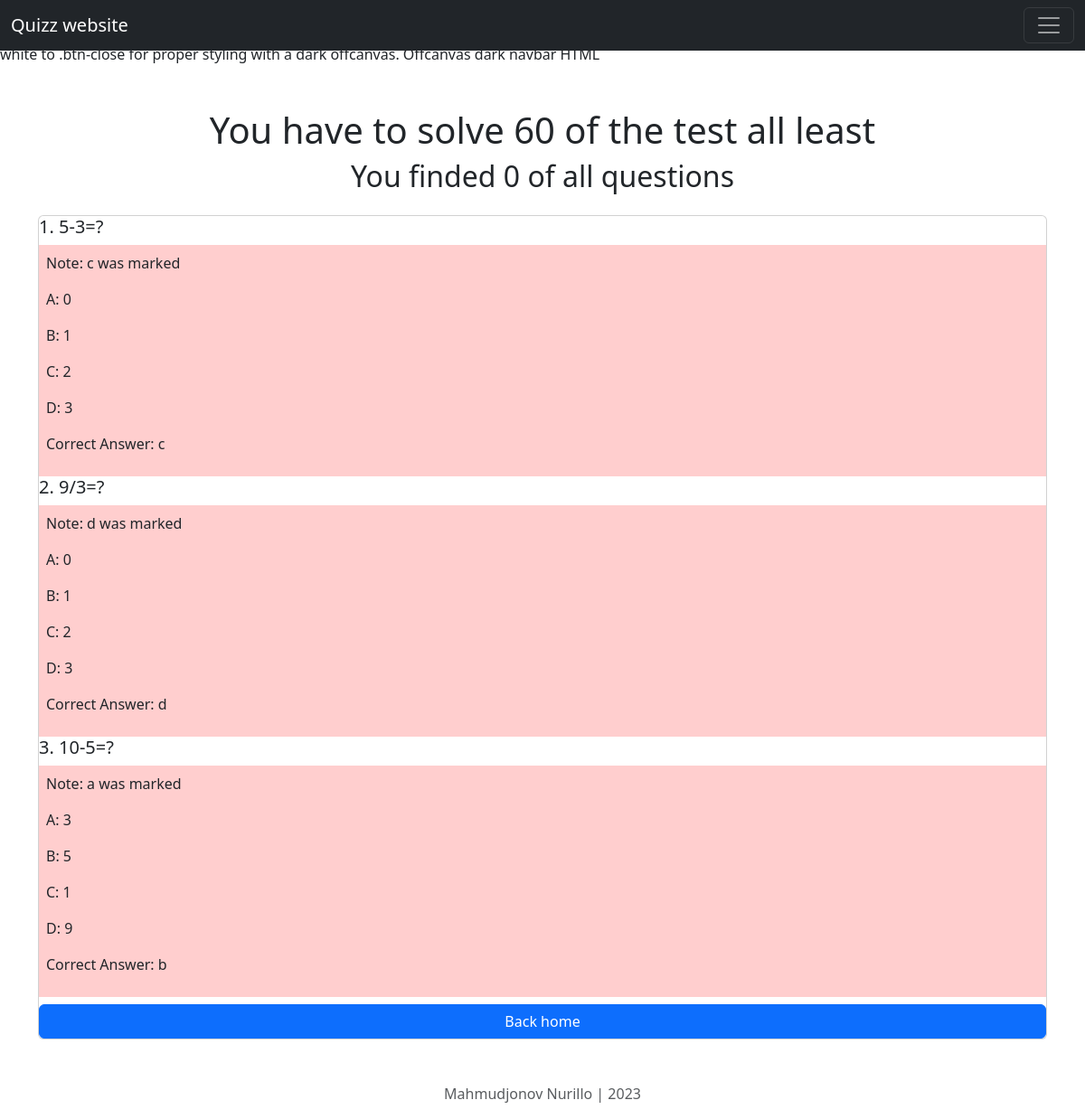
Page /1/check-test/ (signed in) on the committed database.
### quizz/models.py (models this page shows, shortened)
class CheckTest(models.Model):
    student = models.ForeignKey(User, on_delete=models.CASCADE)
    test = models.ForeignKey(Test, on_delete=models.CASCADE)
    finded_question = models.PositiveIntegerField(default=0)
    user_passed = models.BooleanField(default=False)
    percentage = models.PositiveBigIntegerField(default=0)
    def __str__(self):
        return self.student.username

class Test(models.Model):
    author = models.ForeignKey(User, on_delete=models.CASCADE)
    category = models.ForeignKey(Category, on_delete=models.CASCADE)
    title = models.CharField(max_length=250)
    max_attemps = models.PositiveIntegerField()
    pass_percentage = models.PositiveIntegerField(default=0)
    start_date = models.DateTimeField(default=now)
    end_date = models.DateTimeField(now()+timedelta(days=7))
    created = models.DateTimeField(auto_now_add=True)
    updated = models.DateTimeField(auto_now=True)
    class Meta:
        ordering = ['-start_date']
        indexes = [
            models.Index(fields=['-start_date'])
        ]

class CheckQuestion(models.Model):
    check_test = models.ForeignKey(CheckTest, on_delete=models.CASCADE)
    question = models.ForeignKey(Question, on_delete=models.CASCADE)
    given_answer = models.CharField(max_length=1, help_text="E.x: a")
    true_answer = models.CharField(max_length=1, help_text="E.x: a")
    is_true = models.BooleanField(default=False)

class Question(models.Model):
    test = models.ForeignKey(Test, on_delete=models.CASCADE)
    question = models.CharField(max_length=500)
    a = models.CharField(max_length=255)
    b = models.CharField(max_length=255)
    c = models.CharField(max_length=255)
    d = models.CharField(max_length=255)
    true_answer = models.CharField(max_length=255, help_text="E.x: a")
    def __str__(self):
        return self.question

### quizz/views.py (the view)
# urls.py: path('<int:check_test_id>/check-test/', check_test, name='check_test'),
@login_required(login_url='login')
def check_test(request, check_test_id):
    check_test = get_object_or_404(
        CheckTest, id=check_test_id, student=request.user)
    print(check_test)
    return render(request, 'check_test.html', {
        'check_test': check_test
    })

### templates/check_test.html (shortened to what this page needs)
{% extends 'base.html' %} {% block title %}Check Answer{% endblock title %} {% block content %}
<div class="content mt-5">
    <center>
        {% if Check_test.user_passed %}
        <h1>You have successfully passed the test</h1>
        {% else %}
        <h1>You have to solve {{check_test.test.pass_percentage}} of the test all least</h1>
        {% endif %}
        <h2 class="mb-4">You finded {{ check_test.percentage }} of all questions</h2>
    </center>
    <div class="card" p-3>
        {% for question in check_test.checkquestion_set.all %}
        <h5>{{forloop.counter}}. {{question.question}}</h5>
        {% if question.is_true %}
        <div class="answer p-2">
            <p>Note:<span>{{question.given_answer}}</span> was marked</p>
            <p>A: {{question.question.a}}</p>
            <p>B: {{question.question.b}}</p>
            <p>C: {{question.question.c}}</p>
            <p>D: {{question.question.d}}</p>
        </div>
        {%else%}
        <div class="answer p-2" style="background-color: rgba(255, 129, 129, 0.39)">
            <p>Note: <span>{{question.given_answer}}</span> was marked</p>
            <p>A: {{question.question.a}}</p>
            <p>B: {{question.question.b}}</p>
            <p>C: {{question.question.c}}</p>
            <p>D: {{question.question.d}}</p>
            <p>Correct Answer: {{question.question.true_answer}}</p>
        </div>
        {% endif %} {% endfor %}
        <a href="{% url 'home' %}" class="btn btn-primary mt-2">Back home</a>
    </div>
</div>
{% endblock content %}

### rows in the picture
CheckTest: test.pass_percentage "60", percentage "0"
CheckQuestion: question "5-3=?", given_answer "c", question.a "0", question.b "1", question.c "2", question.d "3", question.true_answer "c"
CheckQuestion: question "9/3=?", given_answer "d", question.a "0", question.b "1", question.c "2", question.d "3", question.true_answer "d"
CheckQuestion: question "10-5=?", given_answer "a", question.a "3", question.b "5", question.c "1", question.d "9", question.true_answer "b"
